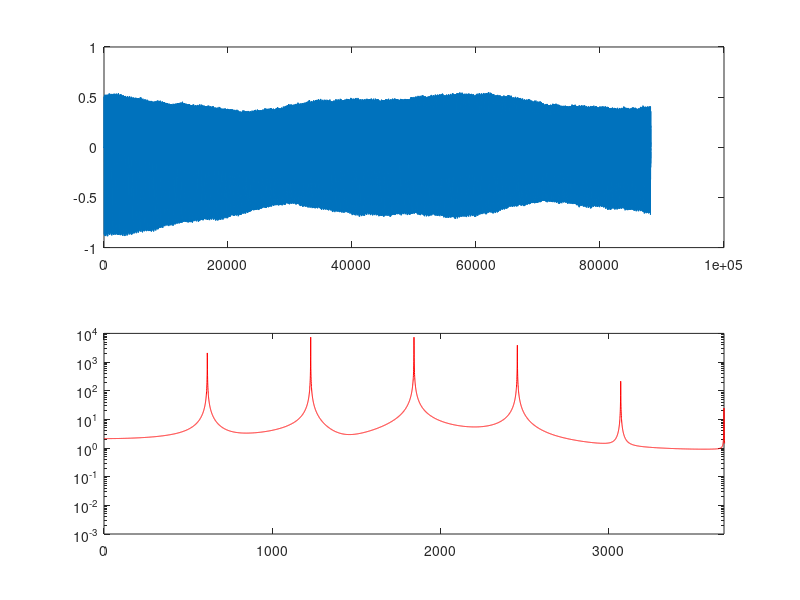

Write MATLAB code to recreate this figure.
clear all;
close all;
clc;

drawSpeed = 100000;
drawStart = 1;

fs = 44100;
k = 1/fs;
lengthSound = fs * 2;

Ninit = 35.9;
N = Ninit;  
L = 1;
h = 1/N;

cInit = h/k;
c = cInit;

h = c*k;
N = floor(1/h);
% h = 1/N;
lambdaSq = (c*k/h)^2

alf = Ninit - N;
% alf = 0.5;

%% initialise states
uNext = zeros(floor(N/2), 1);
u = zeros(floor(N/2), 1);

if mod(N,2) == 1
    uNext = [uNext; 0];
    u = [u; 0];
end

u(floor(N/5)-4:floor(N/5)+4) = hann (9);
uPrev = u;

wNext = zeros(floor(N/2), 1);
w = zeros(floor(N/2), 1);
wPrev = w;

zNext = zeros(N*2-1, 1);
z = zeros(N*2-1, 1);
% z(floor(N*2/5)-8:2:floor(N*2/5)+8) = u(floor(N/5)-4:floor(N/5)+4);
% z(floor(N*2/5)-7:2:floor(N*2/5)+7) = 0.5 * (u(floor(N/5)-3:floor(N/5)+4) + u(floor(N/5)-4:floor(N/5)+3));
z(floor(N*2/5)-8:floor(N*2/5)+8) = hann (17);
zPrev = z;

origHLocs = 0:h:1;

eu = ones(length(u), 1);
Dxxu = spdiags([eu -2*eu eu], -1:1, length(u),length(u));

% Dxxu(end-1,end-2) = 2 - alf;
Dxxu(end,end-1) = 1;

ew = ones(length(w), 1);
Dxxw = spdiags([ew -2*ew ew], -1:1, length(w),length(w));
% Dxxw(2,3) = 2 - alf;
Dxxw(1,2) = 1;

ez = ones(length(z), 1);
Dxxz = spdiags([ez -2*ez ez], -1:1, length(z),length(z));

interpol = "cubic";
outFree = zeros(lengthSound, 1);

changeC = false;
for n = 1:lengthSound  
    NPrev = N;
    if changeC
        c = cInit * (1-0.5 * sin(4 * pi * n/lengthSound));
    else
        c = c;
    end
    h = c*k;
    Ninit = 1/h;
    N = floor(1/h);
    Nsave(n) = N;
    hSave(n) = h;
    
    lambdaSq = c^2 * k^2 / h^2;

    alf = (Ninit - N);
  
    if interpol == "cubic"
        ip = [alf * (alf - 1) * (alf - 2) / -6, ...
                (alf - 1) * (alf + 1) * (alf - 2) / 2, ...
                alf * (alf + 1) * (alf - 2) / -2, ...
                alf * (alf + 1) * (alf - 1) / 6];
        alf = (1-alf);
        ipRev = [alf * (alf - 1) * (alf - 2) / -6, ...
                    (alf - 1) * (alf + 1) * (alf - 2) / 2, ...
                    alf * (alf + 1) * (alf - 2) / -2, ...
                    alf * (alf + 1) * (alf - 1) / 6];

        alf = (1-alf);
    else
        ip = [0, (1-alf), alf, 0];
        alf = (1-alf);
        ipRev = [0, (1-alf), alf, 0];
        alf = (1-alf);
    end

    if abs(N - NPrev) > 1
        disp('too fast')
    end
    if N > NPrev
        if mod(N,2) == 1
%             if interpol == "linear"
            uNext = [uNext; (ip(4) * uNext(end-1) + ip(3) * uNext(end) + ip(2) * wNext(1) + ip(1) * wNext(2))];
            u = [u; (ip(4) * u(end-1) + ip(3) * u(end) + ip(2) * w(1) + ip(1) * w(2))];
            uPrev = [uPrev; (ip(4) * uPrev(end-1) + ip(3) * uPrev(end) + ip(2) * wPrev(1) + ip(1) * wPrev(2))];
%             else
%                 uNext = [uNext; ((1-alf) * wNext(1) + alf * wNext(2) - alf * uNext(end)) / (1-alf)];
%                 u = [u; ((1-alf) * w(1) + alf * w(2) - alf * u(end)) / (1-alf)];
%                 uPrev = [uPrev; ((1-alf) * wPrev(1) + alf * wPrev(2) - alf * uPrev(end)) / (1-alf)];
%             
%             end
%             uNext = [uNext; wNext(1)];
%             u = [u; w(1)];
%             uPrev = [uPrev; wPrev(1)];
        else 
            wNext = [(ip(1) * uNext(end-1) + ip(2) * uNext(end) + ip(3) * wNext(1) + ip(4) * wNext(2)); wNext];
            w = [(ip(1) * u(end-1) + ip(2) * u(end) + ip(3) * w(1) + ip(4) * w(2)); w];
            wPrev = [(ip(1) * uPrev(end-1) + ip(2) * uPrev(end) + ip(3) * wPrev(1) + ip(4) * wPrev(2)); wPrev];

%             wNext = [uNext(end); wNext];
%             w = [u(end); w];
%             wPrev = [uPrev(end); wPrev];
        end
        eu = ones(length(u), 1);
        Dxxu = spdiags([eu -2*eu eu], -1:1, length(u),length(u));
        ew = ones(length(w), 1);
        Dxxw = spdiags([ew -2*ew ew], -1:1, length(w),length(w));
    end
    
    if N < NPrev
        if mod(N,2) == 0
            uNext = uNext(1:end-1);
            u = u(1:end-1);
            uPrev = uPrev(1:end-1);
        else 
            wNext = wNext(2:end);
            w = w(2:end);
            wPrev = wPrev(2:end);
        end
        eu = ones(length(u), 1);
        Dxxu = spdiags([eu -2*eu eu], -1:1, length(u),length(u));
        ew = ones(length(w), 1);
        Dxxw = spdiags([ew -2*ew ew], -1:1, length(w),length(w));
    end

    hLocsLeft = (1:(length(u))) * h;
    hLocsRight = flip(1 - ((1:(length(w))) * h));
        
    solut = [1, -ipRev(1); -ip(4), 1] \ [ipRev(2) * w(1) + ipRev(3) * w(2) + ipRev(4) * w(3);
                                        ip(1) * u(end-2) + ip(2) * u(end-1) + ip(3) * u(end)];
    
    %% left half string
    uNext = 2 * u + lambdaSq * Dxxu * u - uPrev;
    uNext(end) = uNext(end) + lambdaSq * solut(1);
    
    %% right half string
    wNext = 2 * w + lambdaSq * Dxxw * w - wPrev;
    wNext(1) = wNext(1) + lambdaSq * solut(2);
    
    %% orig string
%     for i = 1:2
%         zNext = 2 * z + lambdaSq * Dxxz * z - zPrev;
%         zPrev = z;
%         z = zNext;
%     end
%     a11 = I1u * J1u + I1w * J1w;
%     a12 = I1u * J2u + I1w * J2w;
%     a21 = I2u * J1u + I2w * J1w;
%     a22 = I2u * J2u + I2w * J2w;
%     
%     solut = [a11, a12; ...
%              a21, a22] \ [(c^2 / h^2 * sum(I1w * Dxxw * w) - c^2 / h^2 * sum(I1u * Dxxu * u)); ...
%                 (c^2 / h^2 * sum(I2w * Dxxw * w) - c^2 / h^2 * sum(I2u * Dxxu * u))];
%     uNext = uNext + k^2 * (J1u * solut(1) + J2u * solut(2));
%     wNext = wNext - k^2 * (J1w * solut(1) + J2w * solut(2));

    %% energies
    
    scalingU = ones(length(u),1);
    scalingU(end-1:end) = 0.5;
    kinEnergyU(n) = 1/2 * h * sum (scalingU .* (1/k * (u - uPrev)).^2);
    potEnergyU(n) = c^2/(2 * h) * sum((u(2:end-1) - u(1:end-2)) .* (uPrev(2:end-1) - uPrev(1:end-2)));
    potEnergyU(n) = potEnergyU(n) + c^2/(2 * h) * sum((u(1) - 0) .* (uPrev(1) - 0)); % left boundary
    potEnergyU(n) = potEnergyU(n) + c^2/(4 * h) * sum((u(end) - u(end-1)) .* (uPrev(end) - uPrev(end-1))); % right boundary

    totEnergyU(n) = kinEnergyU(n) + potEnergyU(n);
    
    scalingW = ones(length(w),1);
    scalingW(1:2) = 0.5;

    kinEnergyW(n) = 1/2 * h * sum(scalingW .* (1/k * (w - wPrev)).^2);
    potEnergyW(n) = c^2/(2 * h) * sum((w(3:end) - w(2:end-1)) .* (wPrev(3:end) - wPrev(2:end-1)));
    potEnergyW(n) = potEnergyW(n) + c^2/(2 * h) * sum((0 - w(end)) .* (0 - wPrev(end))); % left boundary
    potEnergyW(n) = potEnergyW(n) + c^2/(4 * h) * sum((w(2) - w(1)) .* (wPrev(2) - wPrev(1))); % right boundary

    totEnergyW(n) = kinEnergyW(n) + potEnergyW(n);
        
    totEnergy(n) = totEnergyU(n) + totEnergyW(n);% + connEnergy(n);
    
    outFree(n) = w(end - 5);

    if mod(n, drawSpeed) == 0 && n > drawStart

        subplot(3,1,1)
        hold off;
        plot(hLocsLeft * N, u, 'LineWidth' ,2, 'Marker', '.', 'MarkerSize', 20, 'Color', 'b') 

        hold on;
        wOffset = 0.00;
        plot(hLocsRight * N, w + wOffset, 'Linewidth', 2,  'Marker', 'o', 'MarkerSize', 10, 'Color', 'r')

%         plot((h/2:h/2:1-h/2) * N, z, 'Linewidth', 2,  'Marker', 'o', 'MarkerSize', 10)

                
        ylim([-0.6, 0.6])
        grid on;

        set(gca, 'Fontsize', 16, 'Linewidth', 2)
        if n == 16
            disp("wait")
        end
        
        subplot(3,1,2)
        plot(totEnergy(1:n) / totEnergy(1) - 1)
        
        subplot(3,1,3)

        window = 2;
        if n>window
            outfft = fft(outFree(n-window+1 : n));
            data = abs(outfft)  
            semilogy([0:window-1]'*fs/window, data, 'r');
            title("Peak should be at " + num2str(c/2))
            xlim([0 3*cInit/L])
        end
%         pause(0.2)
        drawnow;
    end
    uPrev = u;
    u = uNext;
    
    wPrev = w;
    w = wNext;
    
end

subplot(2,1,1)
hold off
plot(outFree)

subplot(2,1,2)
outfft = fft(outFree);
semilogy([0:lengthSound-1]'*fs/lengthSound, abs(outfft), 'r');
xlim([0 3*c/L])

c/2